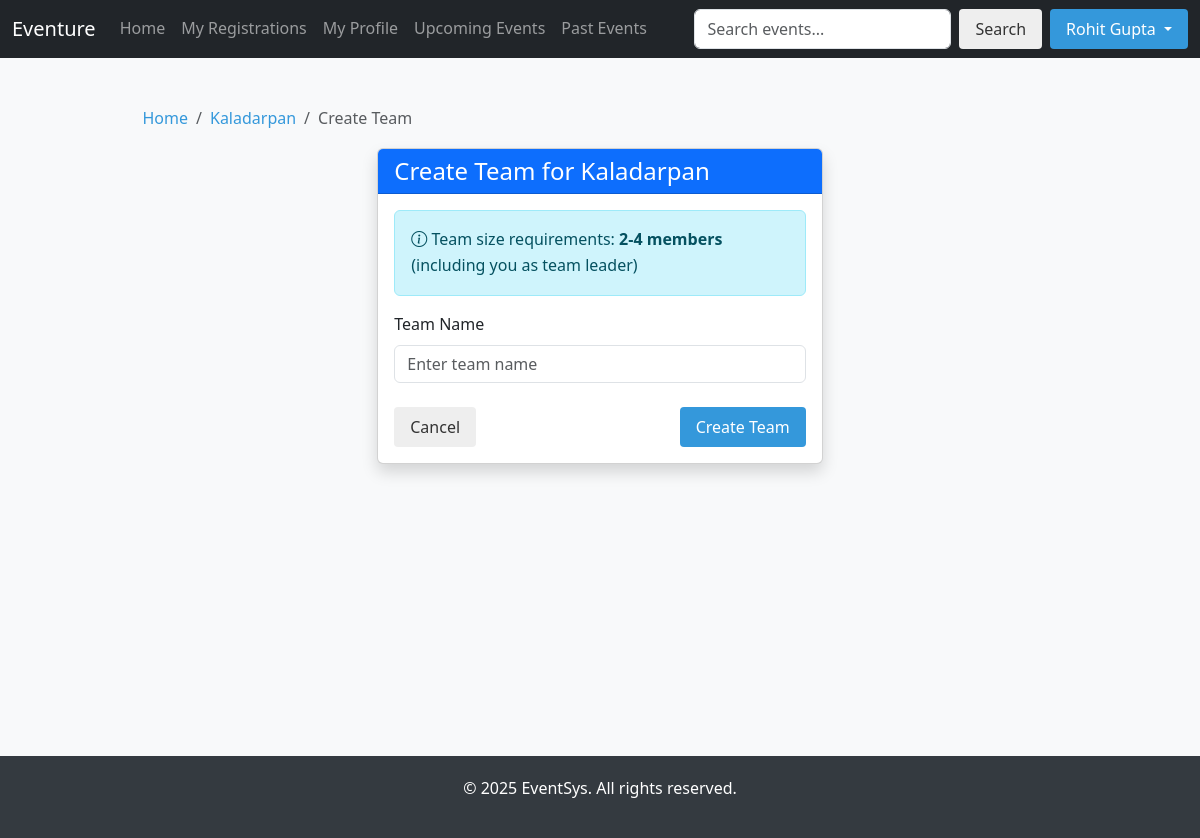
The page /event/1/create-team/ (signed in) on the database its author committed.
### events/models.py (models this page shows, shortened)
class Event(models.Model):
    TECHNICAL = 'TECH'
    CULTURAL = 'CULT'
    SPORTS = 'SPORTS'
    ACADEMIC = 'ACAD'
    OTHER = 'OTHER'
    DOMAIN_CHOICES = [
        (TECHNICAL, 'Technical'),
        (CULTURAL, 'Cultural'),
        (SPORTS, 'Sports'),
        (ACADEMIC, 'Academic'),
        (OTHER, 'Other')
    ]
    SOLO = 'SOLO'
    TEAM = 'TEAM'
    BOTH = 'BOTH'
    PARTICIPATION_TYPE_CHOICES = [
        (SOLO, 'Solo Participant'),
        (TEAM, 'Team Participation'),
        (BOTH, 'Both Solo & Team')
    ]
    title = models.CharField(max_length=200)
    description = models.TextField()
    domain = models.CharField(max_length=10, choices=DOMAIN_CHOICES, default=OTHER)
    participation_type = models.CharField(max_length=5, choices=PARTICIPATION_TYPE_CHOICES, default=SOLO)
    venue = models.CharField(max_length=200)
    date = models.DateField()
    time = models.TimeField()
    is_active = models.BooleanField(default=True)
    min_team_size = models.IntegerField(default=1, validators=[MinValueValidator(1)])
    max_team_size = models.IntegerField(default=1, validators=[MinValueValidator(1), MaxValueValidator(20)])
    image = models.ImageField(upload_to='event_images/', null=True, blank=True,
                              help_text="Upload an image for the event (optional)")

### events/views.py (the view)
# urls.py: path('event/<int:event_id>/create-team/', views.create_team, name='create_team'),
@login_required
def create_team(request, event_id):
    event = get_object_or_404(Event, id=event_id)
    if event.participation_type not in [Event.TEAM, Event.BOTH]:
        messages.error(request, "This event does not allow team participation.")
        return redirect('event_detail', event_id=event_id)
    if EventRegistration.objects.filter(event=event, user=request.user).exists():
        messages.error(request, "You are already registered for this event.")
        return redirect('event_detail', event_id=event_id)
    if request.method == 'POST':
        form = TeamForm(request.POST)
        if form.is_valid():
            team = form.save(commit=False)
            team.event = event
            team.leader = request.user
            team.save()
            TeamMember.objects.create(
                team=team,
                name=f"{request.user.first_name} {request.user.last_name}".strip() or request.user.username,
                email=request.user.email,
                user=request.user
            )
            EventRegistration.objects.create(
                event=event,
                name=f"{request.user.first_name} {request.user.last_name}".strip() or request.user.username,
                email=request.user.email,
                user=request.user,
                team=team,
                is_team_registration=True
            )
            messages.success(request, f"Team '{team.name}' has been created! Now you can add team members. Your team code is {team.team_code}")
            return redirect('manage_team', team_id=team.id)
    else:
        form = TeamForm()
    return render(request, 'events/create_team.html', {
        'form': form,
        'event': event
    })

### events/forms.py
class TeamForm(forms.ModelForm):
    class Meta:
        model = Team
        fields = ['name']
        widgets = {
            'name': forms.TextInput(attrs={'class': 'form-control', 'placeholder': 'Enter team name'})
        }

### events/context_processors.py (called while the page is built)
def notification_processor(request):
    context = {
        'unread_notifications_count': 0
    }
    if request.user.is_authenticated and not request.user.is_staff:
        context['unread_notifications_count'] = RegistrationRemoval.objects.filter(
            user=request.user,
            is_read=False
        ).count()
    return context

### events/templates/events/create_team.html (shortened to what this page needs)
{% extends 'events/base.html' %}
{% block content %}
<div class="container py-4">
    <nav aria-label="breadcrumb">
        <ol class="breadcrumb">
            <li class="breadcrumb-item"><a href="{% url 'home' %}">Home</a></li>
            <li class="breadcrumb-item"><a href="{% url 'event_detail' event.id %}">{{ event.title }}</a></li>
            <li class="breadcrumb-item active">Create Team</li>
        </ol>
    </nav>
    <div class="row justify-content-center">
        <div class="col-md-8 col-lg-6">
            <div class="card shadow">
                <div class="card-header bg-primary text-white">
                    <h2 class="h4 mb-0">Create Team for {{ event.title }}</h2>
                </div>
                <div class="card-body">
                    <div class="alert alert-info">
                        <i class="bi bi-info-circle"></i> Team size requirements:
                        {% if event.min_team_size == event.max_team_size %}
                            <strong>{{ event.min_team_size }} members</strong>
                        {% else %}
                            <strong>{{ event.min_team_size }}-{{ event.max_team_size }} members</strong>
                        {% endif %}
                        (including you as team leader)
                    </div>
                    <form method="post">
                        <div class="mb-3">
                            <label for="{{ form.name.id_for_label }}" class="form-label">Team Name</label>
                            {{ form.name }}
                        </div>
                        <div class="d-flex justify-content-between mt-4">
                            <a href="{% url 'event_detail' event.id %}" class="btn btn-outline-secondary">Cancel</a>
                            <button type="submit" class="btn btn-primary">Create Team</button>
                        </div>
                    </form>
                </div>
            </div>
        </div>
    </div>
</div>
{% endblock %}

### events/templates/events/base.html (shortened to what this page needs)
<!DOCTYPE html>
<html lang="en">
<head>
    {% load static %}
    <link href="https://cdn.jsdelivr.net/npm/bootstrap@5.3.3/dist/css/bootstrap.min.css" rel="stylesheet">
    <link href="https://cdn.jsdelivr.net/npm/bootstrap-icons@1.11.3/font/bootstrap-icons.min.css" rel="stylesheet">
    <link rel="stylesheet" href="{% static 'events/css/style.css' %}">
</head>
<body>
    <nav class="navbar navbar-expand-lg navbar-dark bg-dark sticky-top">
        <div class="container-fluid">            <a class="navbar-brand" href="{% url 'home' %}">Eventure</a>
            <div class="collapse navbar-collapse" id="navbarNav">                <ul class="navbar-nav me-auto">
                    <li class="nav-item"><a class="nav-link" href="{% url 'home' %}">Home</a></li>
                                        {% if user.is_authenticated and not user.is_staff %}
                        <li class="nav-item"><a class="nav-link" href="{% url 'my_registrations' %}">My Registrations</a></li>
                        <li class="nav-item">
                            <a class="nav-link" href="{% url 'student_profile' %}">
                                My Profile
                            </a>
                        </li>
                    {% endif %}
                    <li class="nav-item"><a class="nav-link" href="#events">Upcoming Events</a></li>
                    <li class="nav-item"><a class="nav-link" href="#history">Past Events</a></li>
                </ul>
                <div class="d-flex">
                    <form action="{% url 'search_events' %}" method="get" class="d-flex me-2">
                        <input class="form-control me-2" type="search" name="q" placeholder="Search events..." aria-label="Search">
                        <button class="btn btn-outline-light" type="submit">Search</button>
                    </form>
                    {% if user.is_authenticated %}
                        <div class="dropdown">
                            <button class="btn btn-primary dropdown-toggle" type="button" data-bs-toggle="dropdown">
                                {% if user.is_staff %}Admin{% else %}{{ user.get_full_name|default:user.username }}{% endif %}
                            </button>
                        </div>                    {% else %}
                        <div class="d-flex gap-2">
                            <a href="{% url 'signup' %}" class="btn btn-outline-primary">Sign Up</a>
                            <a href="{% url 'login' %}" class="btn btn-primary">Login</a>
                        </div>
                    {% endif %}
                </div>
            </div>
        </div>
    </nav>
    {% block hero %}{% endblock %}    <main class="container py-4">
        {% block content %}{% endblock %}
    </main>
    <footer>
        <div class="container">
            <p>&copy; 2025 EventSys. All rights reserved.</p>
        </div>
    </footer>
</body>
</html>

### events/static/events/css/style.css (style rules this page uses)
:root { --primary-color: #3498db; --secondary-color: #2c3e50; --accent-color: #e74c3c; --light-color: #f5f5f5; --dark-color: #333; --success-color: #2ecc71; --warning-color: #f39c12; }
* { margin: 0; padding: 0; box-sizing: border-box; }
body { font-family: 'Segoe UI', Tahoma, Geneva, Verdana, sans-serif; line-height: 1.6; color: var(--dark-color); background-color: #f9f9f9; }
.container { width: 90%; max-width: 1200px; margin: 0 auto; padding: 0 15px; }
a { text-decoration: none; color: var(--primary-color); }
main { padding: 2rem 0; min-height: calc(100vh - 150px); }
.btn { display: inline-block; padding: 0.5rem 1rem; border-radius: 4px; background-color: #eee; color: var(--dark-color); cursor: pointer; border: none; transition: all 0.3s ease; }
.btn-primary { background-color: var(--primary-color); color: white; }
footer { background-color: var(--secondary-color); color: white; padding: 1rem 0; text-align: center; }

### events/templates/events/base.html (style rules this page uses)
body { font-family: 'Segoe UI', sans-serif; background: #f8f9fa; scroll-behavior: smooth; }
footer { background-color: #343a40; color: white; padding: 20px 0; text-align: center; margin-top: 3rem; }

### rows shown on the page
Event: title "Kaladarpan", min_team_size "2", max_team_size "4"

### other values the page prints
{{ user.get_full_name|default:user.username }} "Rohit Gupta"
